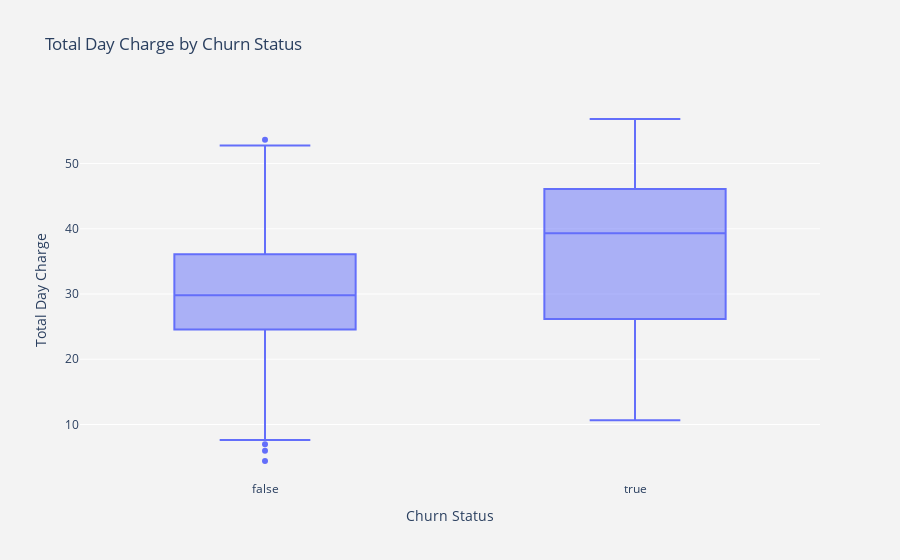

The code cell stored with this chart in its notebook:
### Markdown cell above
### Inference on Average Total Day Charge

The analysis reveals that the average total day charge is approximately $30, which indicates a decent pricing strategy employed by the telecom company.

This pricing strategy seems to strike a balance between affordability for customers and revenue generation for the company. It suggests that the company has priced its services competitively, attracting customers while also ensuring profitability.

Overall, the average total day charge of around $30 reflects a reasonable pricing approach that aligns with market dynamics and customer expectations.

### Code cell
def plot_boxplot_total_day_charge(df):
    """
    Create a boxplot using Plotly for 'Total day charge' feature by 'Churn' status with two colors.

    Parameters:
    df (DataFrame): Input DataFrame containing the data to plot.

    Returns:
    None
    """

    fig = px.box(df, x='Churn', y='Total day charge', title="Total Day Charge by Churn Status",
                 labels={"Churn": "Churn Status", "Total day charge": "Total Day Charge"},
                 category_orders={"Churn": ["False", "True"]},
                 color_discrete_map={"False": "blue", "True": "red"})

    fig.update_layout(plot_bgcolor='rgb(243,243,243)', paper_bgcolor='rgb(243,243,243)')

    fig.show()

plot_boxplot_total_day_charge(df)

### Figure 1 — Plotly figure (JSON) as saved in the notebook; plotly's stock layout.template omitted (floating-point values rounded to 4 significant figures; data arrays with more than 128 entries replaced by an {"elided": "..."} marker saying what was removed)
{"data": [{"alignmentgroup": "True", "hovertemplate": "Churn Status=%{x}<br>Total Day Charge=%{y}<extra></extra>", "legendgroup": "", "marker": {"color": "#636efa"}, "name": "", "notched": false, "offsetgroup": "", "orientation": "v", "showlegend": false, "x": {"elided": "667 bool values"}, "x0": " ", "xaxis": "x", "y": {"elided": "667 float values"}, "y0": " ", "yaxis": "y", "type": "box"}], "layout": {"xaxis": {"anchor": "y", "domain": [0, 1], "title": {"text": "Churn Status"}, "categoryorder": "array", "categoryarray": ["False", "True"], "type": "category", "range": [1.5, 3.5], "autorange": true}, "yaxis": {"anchor": "x", "domain": [0, 1], "title": {"text": "Total Day Charge"}, "type": "linear", "range": [1.487, 59.74], "autorange": true}, "legend": {"tracegroupgap": 0}, "title": {"text": "Total Day Charge by Churn Status"}, "boxmode": "group", "plot_bgcolor": "rgb(243,243,243)", "paper_bgcolor": "rgb(243,243,243)", "autosize": true}}
